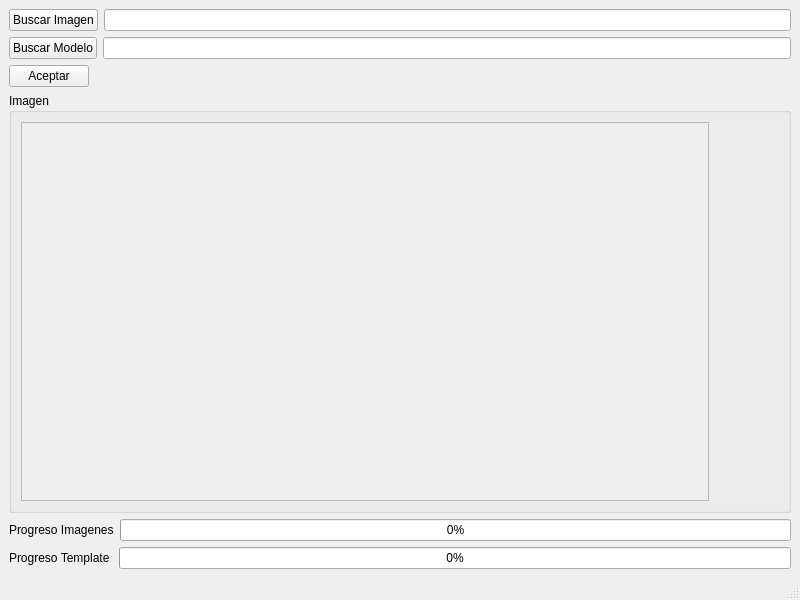
<?xml version="1.0" encoding="UTF-8"?>
<ui version="4.0">
 <class>MainWindow</class>
 <widget class="QMainWindow" name="MainWindow">
  <property name="geometry">
   <rect>
    <x>0</x>
    <y>0</y>
    <width>800</width>
    <height>600</height>
   </rect>
  </property>
  <property name="windowTitle">
   <string>MainWindow</string>
  </property>
  <widget class="QWidget" name="centralwidget">
   <layout class="QVBoxLayout" name="verticalLayout">
    <item>
     <layout class="QHBoxLayout" name="horizontalLayout">
      <item>
       <widget class="QPushButton" name="ButtonSearchImage">
        <property name="text">
         <string>Buscar Imagen</string>
        </property>
       </widget>
      </item>
      <item>
       <widget class="QLineEdit" name="lineEditImage"/>
      </item>
     </layout>
    </item>
    <item>
     <layout class="QHBoxLayout" name="horizontalLayout_2">
      <property name="sizeConstraint">
       <enum>QLayout::SetDefaultConstraint</enum>
      </property>
      <item>
       <widget class="QPushButton" name="ButtonTemplateSearch">
        <property name="text">
         <string>Buscar Modelo</string>
        </property>
       </widget>
      </item>
      <item>
       <widget class="QLineEdit" name="lineEditTemplate"/>
      </item>
     </layout>
    </item>
    <item>
     <layout class="QHBoxLayout" name="horizontalLayout_5">
      <item>
       <widget class="QPushButton" name="ButtonAccept">
        <property name="text">
         <string>Aceptar</string>
        </property>
       </widget>
      </item>
      <item>
       <spacer name="horizontalSpacer">
        <property name="orientation">
         <enum>Qt::Horizontal</enum>
        </property>
        <property name="sizeHint" stdset="0">
         <size>
          <width>40</width>
          <height>20</height>
         </size>
        </property>
       </spacer>
      </item>
     </layout>
    </item>
    <item>
     <widget class="QGroupBox" name="groupBox">
      <property name="sizePolicy">
       <sizepolicy hsizetype="MinimumExpanding" vsizetype="MinimumExpanding">
        <horstretch>0</horstretch>
        <verstretch>0</verstretch>
       </sizepolicy>
      </property>
      <property name="title">
       <string>Imagen</string>
      </property>
      <layout class="QHBoxLayout" name="horizontalLayout_4">
       <item>
        <widget class="QScrollArea" name="scrollArea">
         <property name="widgetResizable">
          <bool>true</bool>
         </property>
         <widget class="QWidget" name="scrollAreaWidgetContents_2">
          <property name="geometry">
           <rect>
            <x>0</x>
            <y>0</y>
            <width>686</width>
            <height>350</height>
           </rect>
          </property>
          <layout class="QHBoxLayout" name="horizontalLayout_3">
           <item>
            <widget class="QLabel" name="Imagen">
             <property name="sizePolicy">
              <sizepolicy hsizetype="MinimumExpanding" vsizetype="MinimumExpanding">
               <horstretch>0</horstretch>
               <verstretch>0</verstretch>
              </sizepolicy>
             </property>
             <property name="minimumSize">
              <size>
               <width>0</width>
               <height>0</height>
              </size>
             </property>
             <property name="text">
              <string/>
             </property>
            </widget>
           </item>
          </layout>
         </widget>
        </widget>
       </item>
       <item>
        <widget class="QLabel" name="ImageTemplate">
         <property name="sizePolicy">
          <sizepolicy hsizetype="Preferred" vsizetype="Preferred">
           <horstretch>0</horstretch>
           <verstretch>0</verstretch>
          </sizepolicy>
         </property>
         <property name="minimumSize">
          <size>
           <width>64</width>
           <height>64</height>
          </size>
         </property>
         <property name="maximumSize">
          <size>
           <width>128</width>
           <height>128</height>
          </size>
         </property>
         <property name="text">
          <string/>
         </property>
        </widget>
       </item>
      </layout>
     </widget>
    </item>
    <item>
     <layout class="QHBoxLayout" name="horizontalLayout_6">
      <item>
       <widget class="QLabel" name="label">
        <property name="text">
         <string>Progreso Imagenes</string>
        </property>
       </widget>
      </item>
      <item>
       <widget class="QProgressBar" name="progressBarImage">
        <property name="value">
         <number>0</number>
        </property>
        <property name="orientation">
         <enum>Qt::Horizontal</enum>
        </property>
        <property name="invertedAppearance">
         <bool>false</bool>
        </property>
       </widget>
      </item>
     </layout>
    </item>
    <item>
     <layout class="QHBoxLayout" name="horizontalLayout_7">
      <item>
       <widget class="QLabel" name="label_2">
        <property name="text">
         <string>Progreso Template </string>
        </property>
       </widget>
      </item>
      <item>
       <widget class="QProgressBar" name="progressBarTemplate">
        <property name="value">
         <number>0</number>
        </property>
       </widget>
      </item>
     </layout>
    </item>
   </layout>
  </widget>
  <widget class="QMenuBar" name="menubar">
   <property name="geometry">
    <rect>
     <x>0</x>
     <y>0</y>
     <width>800</width>
     <height>20</height>
    </rect>
   </property>
  </widget>
  <widget class="QStatusBar" name="statusbar"/>
 </widget>
 <resources/>
 <connections/>
</ui>
